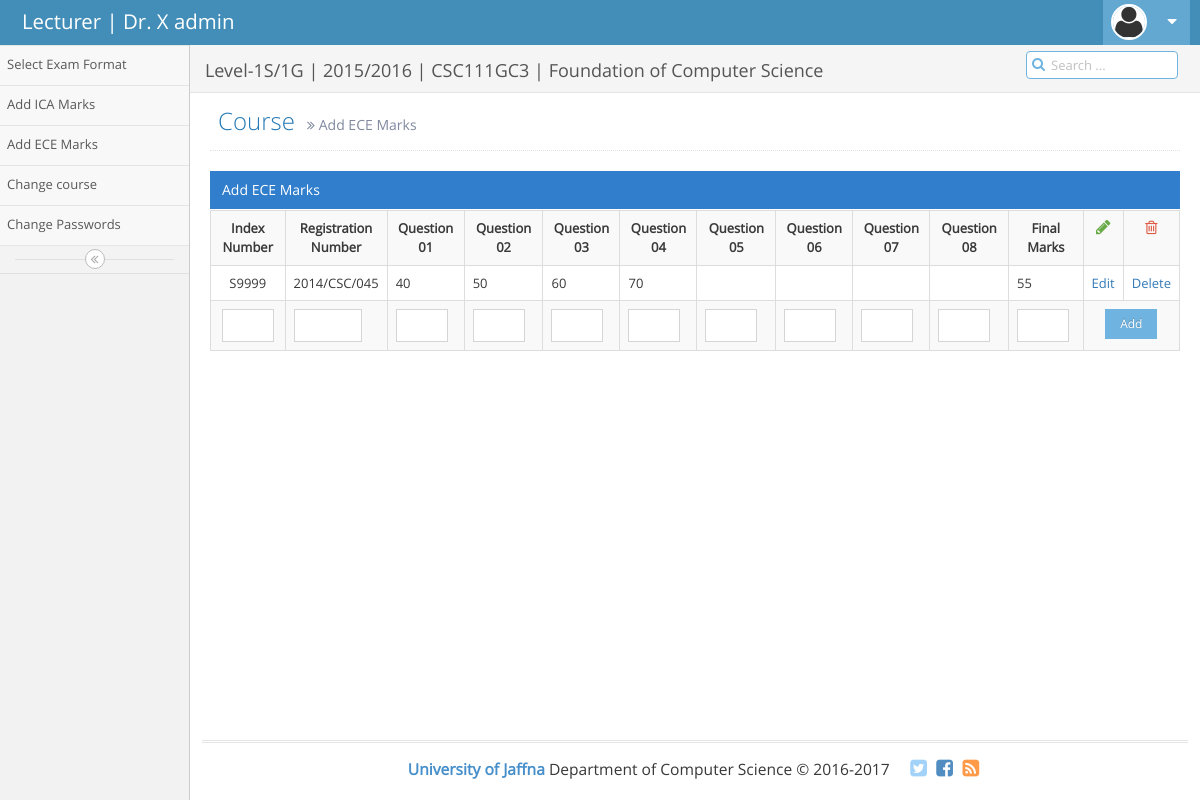
Screenshot of /lec_ece2.php (signed in) with the database file from the repository.
### tables this page shows
CREATE TABLE `add_ece` (
  `index_no` varchar(20) NOT NULL,
  `reg_no` varchar(20) NOT NULL,
  `ac_year` varchar(20) NOT NULL,
  `q1` int(3) DEFAULT NULL,
  `q2` int(3) DEFAULT NULL,
  `q3` int(3) DEFAULT NULL,
  `q4` int(3) DEFAULT NULL,
  `q5` int(3) DEFAULT NULL,
  `q6` int(3) DEFAULT NULL,
  `q7` int(3) DEFAULT NULL,
  `q8` int(3) DEFAULT NULL,
  `final` int(3) NOT NULL
);

### lec_ece2.php (the view, shortened to what this page needs)
<!DOCTYPE html>
<html lang="en">
	<head>
		<link rel="stylesheet" href="assets/css/bootstrap.min.css" />
		<link rel="stylesheet" href="assets/font-awesome/4.5.0/css/font-awesome.min.css" />
		<link rel="stylesheet" href="assets/css/select2.min.css" />
		<link rel="stylesheet" href="assets/css/ace.min.css" class="ace-main-stylesheet" id="main-ace-style" />
		<link rel="stylesheet" href="assets/css/ace-skins.min.css" />
		<link rel="stylesheet" href="assets/css/ace-rtl.min.css" />
	</head>
	<body class="no-skin">
		<div id="navbar" class="navbar navbar-default          ace-save-state">
			<div class="navbar-container ace-save-state" id="navbar-container">
				<div class="navbar-header pull-left">
					<a href="index.html" class="navbar-brand">
						<small>
							Lecturer | Dr. X
								<?php echo $_SESSION['sess_username'];?>
						</small>
					</a>
				</div>
				<div class="navbar-buttons navbar-header pull-right" role="navigation">
					<ul class="nav ace-nav">
						<li class="light-blue dropdown-modal">
							<a data-toggle="dropdown" href="#" class="dropdown-toggle">
								<img class="nav-user-photo" src="assets/images/avatars/avatar2.png" alt="Jason's Photo" />
								<i class="ace-icon fa fa-caret-down"></i>
							</a>
						</li>
					</ul>
				</div>
			</div>
		</div>
		<div class="main-container ace-save-state" id="main-container">
			<div id="sidebar" class="sidebar                  responsive                    ace-save-state">
				<ul class="nav nav-list">
					<li class="">
						<a href="lec_ex_type.php" >
							<span class="menu-text">
								Select Exam Format
							</span>
						</a>
					</li>
					<li class="">
						<a href="lec_ica.php" >
							<span class="menu-text">
								Add ICA Marks
							</span>
						</a>
					</li>
					<li class="">
						<a href="lec_ece.php" >
							<span class="menu-text">
								Add ECE Marks
							</span>
						</a>
					</li>
					<li class="">
						<a href="lec_index.php">
							<span class="menu-text">
								Change course
							</span>
						</a>
					</li>
					<li class="">
						<a href="lec_change_password.php">
							<span class="menu-text">Change Passwords</span>
						</a>
					</li>
				</ul>
				<div class="sidebar-toggle sidebar-collapse" id="sidebar-collapse">
					<i id="sidebar-toggle-icon" class="ace-icon fa fa-angle-double-left ace-save-state" data-icon1="ace-icon fa fa-angle-double-left" data-icon2="ace-icon fa fa-angle-double-right"></i>
				</div>
			</div>
			<div class="main-content">
				<div class="main-content-inner">
					<div class="breadcrumbs ace-save-state" id="breadcrumbs">
						<ul class="breadcrumb">
							<li class="active"><h4>Level-1S/1G | 2015/2016 | CSC111GC3 | Foundation of Computer Science</h4></li>
						</ul>
						<div class="nav-search" id="nav-search">
							<form class="form-search">
								<span class="input-icon">
									<input type="text" placeholder="Search ..." class="nav-search-input" id="nav-search-input" autocomplete="off" />
									<i class="ace-icon fa fa-search nav-search-icon"></i>
								</span>
							</form>
						</div>
					</div>
					<div class="page-content">
<div class="page-header">
							<h1>
								Course
								<small>
									<i class="ace-icon fa fa-angle-double-right"></i>
									Add ECE Marks
								</small>
							</h1>
						</div>
						<div class="row">
							<div class="col-xs-12">
								<div class="row">
									<div class="col-xs-12">
										<div class="clearfix">
										</div>
										<div class="table-header">
											Add ECE Marks
										</div>
										<div>
<?php
$strSQL = "SELECT * FROM add_ece";
$objQuery = mysql_query($strSQL) or die ("Error Query [".$strSQL."]");
?>
<form name="frmMain" method="post" action="<?php echo $_SERVER["PHP_SELF"];?>">
<table id="dynamic-table" class="table table-striped table-bordered table-hover">
  <tr>
    <th width="91"> <div align="center">Index Number</div></th>
    <th width="98"> <div align="center">Registration Number </div></th>
	<th width="91"> <div align="center">Question 01</div></th>
    <th width="98"> <div align="center">Question 02</div></th>
    <th width="91"> <div align="center">Question 03</div></th>
	<th width="91"> <div align="center">Question 04</div></th>
    <th width="98"> <div align="center">Question 05</div></th>
    <th width="91"> <div align="center">Question 06</div></th>
	<th width="91"> <div align="center">Question 07</div></th>
    <th width="98"> <div align="center">Question 08</div></th>
    <th width="91"> <div align="center">Final Marks</div></th>
    <span class="green">
    <th width="10"> <div align="center"><a class="green" href="#"><i class="ace-icon fa fa-pencil bigger-130"></i></a> </div></th></span>
    <th width="10"> <div align="center"><a class="red" href="#"><i class="ace-icon fa fa-trash-o bigger-120"></i></a> </div></th>
<?php
while($objResult = mysql_fetch_array($objQuery))
{
?>
  <?php
		if(isset($_GET["CusID"]))
		{
			if(isset($_GET["Action"]))
			{
	if($objResult["courseid"] == $_GET["CusID"] and $_GET["Action"] == "Edit")
	{
  ?>
  <tr>
    <td><div align="center">
		<input type="text" name="txtEditcourseid" size="5" value="<?php echo $objResult["courseid"];?>">
		<input type="hidden" name="hdnEditcourseid" size="5" value="<?php echo $objResult["courseid"];?>">
	</div></td>
    <td><input type="text" name="txtEditcoursename" size="20" value="<?php echo $objResult["coursename"];?>"></td>
    <td><input type="text" name="txtEditlevel" size="20" value="<?php echo $objResult["level"];?>"></td>
    <td colspan="2" align="right"><div align="center">
      <input name="btnAdd" type="button" id="btnUpdate" value="Update" OnClick="frmMain.hdnCmd.value='Update';frmMain.submit();">
	  <input name="btnAdd" type="button" id="btnCancel" value="Cancel" OnClick="window.location='<?php echo $_SERVER["PHP_SELF"];?>';">
    </div></td>
  </tr>
  <?php
	}
			}
	   }
  else
	{
  ?>
  <tr>
    <td><div align="center"><?php echo $objResult["index_no"];?></div></td>
    <td><?php echo $objResult["reg_no"];?></td>
	 <td><?php echo $objResult["q1"];?></td>
    <td><?php echo $objResult["q2"];?></td>
	 <td><?php echo $objResult["q3"];?></td>
    <td><?php echo $objResult["q4"];?></td>
	 <td><?php echo $objResult["q5"];?></td>
    <td><?php echo $objResult["q6"];?></td>
	 <td><?php echo $objResult["q7"];?></td>
    <td><?php echo $objResult["q8"];?></td>
	<td><?php echo $objResult["final"];?></td>
    <td align="center"><a href="<?php echo $_SERVER["PHP_SELF"];?>?Action=Edit&CusID=<?php echo $objResult["courseid"];?>">Edit</a></td>
	<td align="center"><a href="JavaScript:if(confirm('Confirm Delete?')==true){window.location='<?php echo $_SERVER["PHP_SELF"];?>?Action=Del&CusID=<?php echo $objResult["courseid"];?>';}">Delete</a></td>
  </tr>
  <?php
	}
  ?>
<?php
}
?>
  <tr>
    <td><div align="center"><input type="text" name="txtAddcourseid" size="3"></div></td>
    <td><input type="text" name="txtAddcoursename" size="5" ></td>
	<td><input type="text" name="txtAddcoursename" size="3" ></td>
    <td><input type="text" name="txtAddcoursename" size="3" ></td>
	<td><input type="text" name="txtAddcoursename" size="3" ></td>
    <td><input type="text" name="txtAddcoursename" size="3" ></td>
	<td><input type="text" name="txtAddcoursename" size="3" ></td>
    <td><input type="text" name="txtAddcoursename" size="3" ></td>
	<td><input type="text" name="txtAddcoursename" size="3" ></td>
    <td><input type="text" name="txtAddcoursename" size="3" ></td>
	<td><input type="text" name="txtAddcoursename" size="3" ></td>
    <td colspan="2" align="right"><div align="center">
      <input name="btnAdd"  button class="btn btn-xs btn-info" size="3"
																i class="ace-icon fa fa-pencil bigger-120"
															  value="Add" OnClick="frmMain.hdnCmd.value='Add';frmMain.submit();">
    </div></td>
  </tr>
  </tr>
</table>
</form>
										</div>
									</div>
								</div>
							</div>
						</div>
					</div>
				</div>
			</div>
			<div class="footer">
				<div class="footer-inner">
					<div class="footer-content">
						<span class="bigger-120">
							<span class="blue bolder">University of Jaffna</span>
							Department of Computer Science &copy; 2016-2017
						</span>
						<span class="action-buttons">
							<a href="#">
								<i class="ace-icon fa fa-twitter-square light-blue bigger-150"></i>
							</a>
							<a href="#">
								<i class="ace-icon fa fa-facebook-square text-primary bigger-150"></i>
							</a>
							<a href="#">
								<i class="ace-icon fa fa-rss-square orange bigger-150"></i>
							</a>
						</span>
					</div>
				</div>
			</div>
		</div>
	</body>
</html>

### rows the page displays
add_ece: index_no "S9999", reg_no "2014/CSC/045", q1 "40", q2 "50", q3 "60", q4 "70", final "55"

### other values shown
$_SESSION['sess_username'] "admin"
